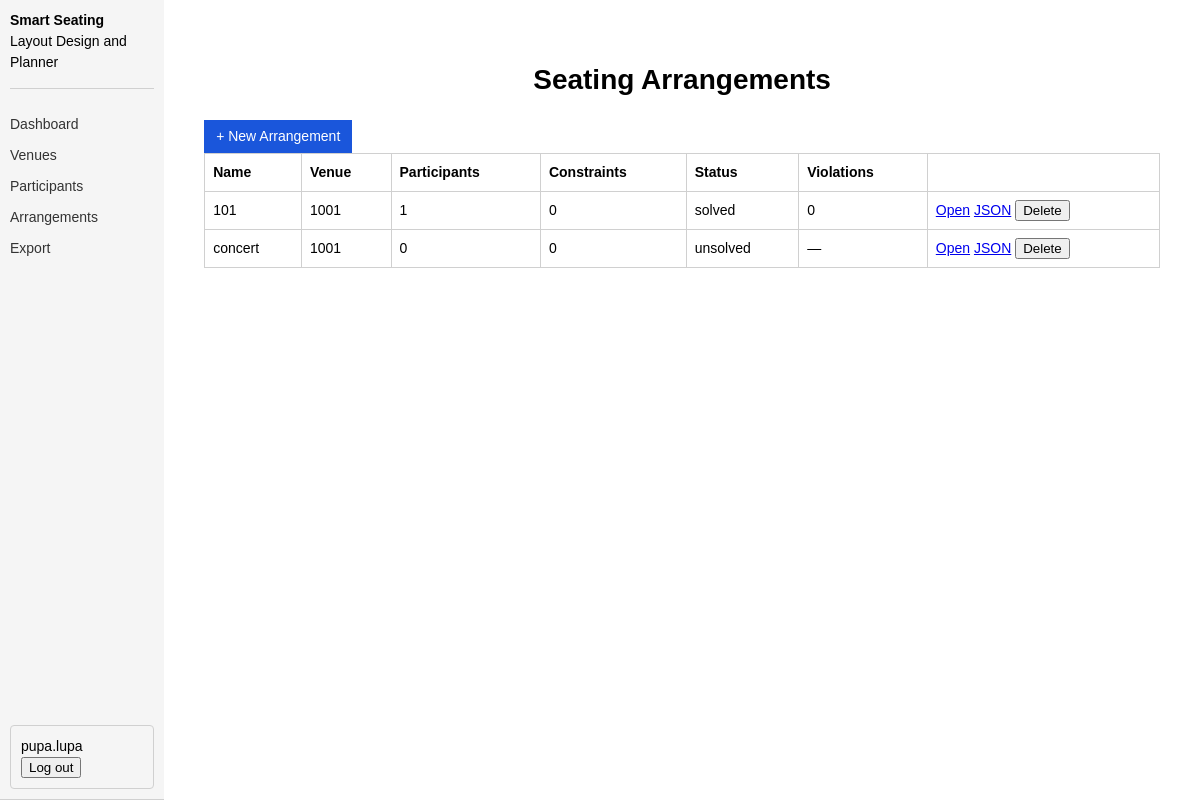
The page /arrangements (signed in) on the database as committed earlier.
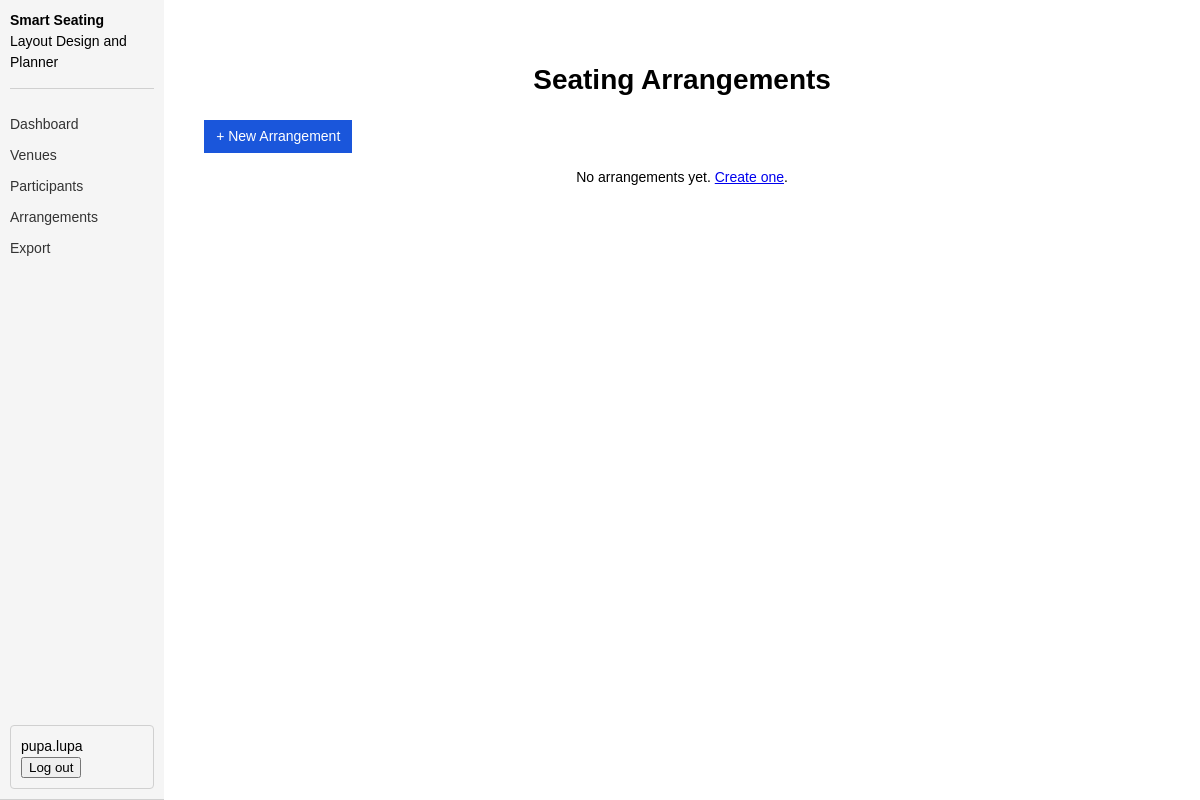
The same page on the database as committed later.
### tables this page shows
CREATE TABLE arrangements (
            id                INTEGER PRIMARY KEY AUTOINCREMENT,
            user_id           INTEGER NOT NULL,
            venue_id          INTEGER,
            name              TEXT    NOT NULL,
            status            TEXT    NOT NULL DEFAULT 'unsolved',
            participants_json TEXT    NOT NULL DEFAULT '[]',
            constraints_json  TEXT    NOT NULL DEFAULT '[]',
            result_json       TEXT,
            created_at        TEXT    NOT NULL,
            updated_at        TEXT    NOT NULL,
            FOREIGN KEY(user_id)  REFERENCES users(id),
            FOREIGN KEY(venue_id) REFERENCES venues(id) ON DELETE SET NULL
        );

CREATE TABLE venues (
            id          INTEGER PRIMARY KEY AUTOINCREMENT,
            user_id     INTEGER NOT NULL,
            name        TEXT    NOT NULL,
            description TEXT    NOT NULL DEFAULT '',
            venue_type  TEXT    NOT NULL DEFAULT 'classroom',
            rows        INTEGER NOT NULL,
            cols        INTEGER NOT NULL,
            layout_json TEXT    NOT NULL,
            created_at  TEXT    NOT NULL,
            updated_at  TEXT    NOT NULL,
            FOREIGN KEY(user_id) REFERENCES users(id)
        );

### arrangements.py (the view)
@arrangements_bp.route("/arrangements")
@login_required
def arrangements_list():
    db   = get_db()
    user = db.execute("SELECT * FROM users WHERE id = ?", (session["user_id"],)).fetchone()
    rows = db.execute(
        """SELECT a.*, v.name as venue_name
           FROM arrangements a
           LEFT JOIN venues v ON a.venue_id = v.id
           WHERE a.user_id = ?
           ORDER BY a.updated_at DESC""",
        (session["user_id"],),
    ).fetchall()
    arrangements = []
    for r in rows:
        row = dict(r)
        row["participant_count"] = len(json.loads(r["participants_json"]))
        row["constraint_count"]  = len(json.loads(r["constraints_json"]))
        row["violation_count"]   = None
        if r["result_json"]:
            result = json.loads(r["result_json"])
            row["violation_count"] = len(result.get("violations", []))
        arrangements.append(row)
    return render_template("arrangements.html", user=user, arrangements=arrangements)

### auth.py (called while the page is built)
def login_required(f):
    @wraps(f)
    def decorated(*args, **kwargs):
        if "user_id" not in session:
            flash("Please log in to continue.", "info")
            return redirect(url_for("auth.auth_page"))
        return f(*args, **kwargs)
    return decorated

### database.py (called while the page is built)
def get_db():
    if "db" not in g:
        g.db = sqlite3.connect(DB_PATH, detect_types=sqlite3.PARSE_DECLTYPES)
        g.db.row_factory = sqlite3.Row
    return g.db

### templates/arrangements.html (shortened to what this page needs)
{% extends "base.html" %}
{% block content %}
  <h1>Seating Arrangements</h1>
  <a href="/arrangements/new" class="btn">+ New Arrangement</a>
  {% if arrangements %}
  <table>
    <tr>
      <th>Name</th><th>Venue</th><th>Participants</th><th>Constraints</th>
      <th>Status</th><th>Violations</th><th></th>
    </tr>
    {% for a in arrangements %}
    <tr>
      <td>{{ a.name }}</td>
      <td>{{ a.venue_name or '—' }}</td>
      <td>{{ a.participant_count }}</td>
      <td>{{ a.constraint_count }}</td>
      <td>{{ a.status }}</td>
      <td>{{ a.violation_count if a.violation_count is not none else '—' }}</td>
      <td>
        <a href="/arrangements/{{ a.id }}">Open</a>
        <a href="/api/arrangements/{{ a.id }}/export">JSON</a>
        <form method="POST" action="/api/arrangements/{{ a.id }}" style="display:inline"
              onsubmit="return deleteArrangement(event, {{ a.id }})">
          <button type="submit">Delete</button>
        </form>
      </td>
    </tr>
    {% endfor %}
  </table>
  {% else %}
  <p>No arrangements yet. <a href="/arrangements/new">Create one</a>.</p>
  {% endif %}
{% endblock %}

Rows that differ between the two databases and show on the page:
removed arrangements: name "101", name "1001", participant_count "1", constraint_count "0", status "solved", violation_count "0"
removed arrangements: name "concert", name "1001", participant_count "0", constraint_count "0", status "unsolved", violation_count "—"
Other text that changed with them:
text no longer shown: "Name Venue Participants Constraints Status Violations"
text now shown: "No arrangements yet. Create one ."
